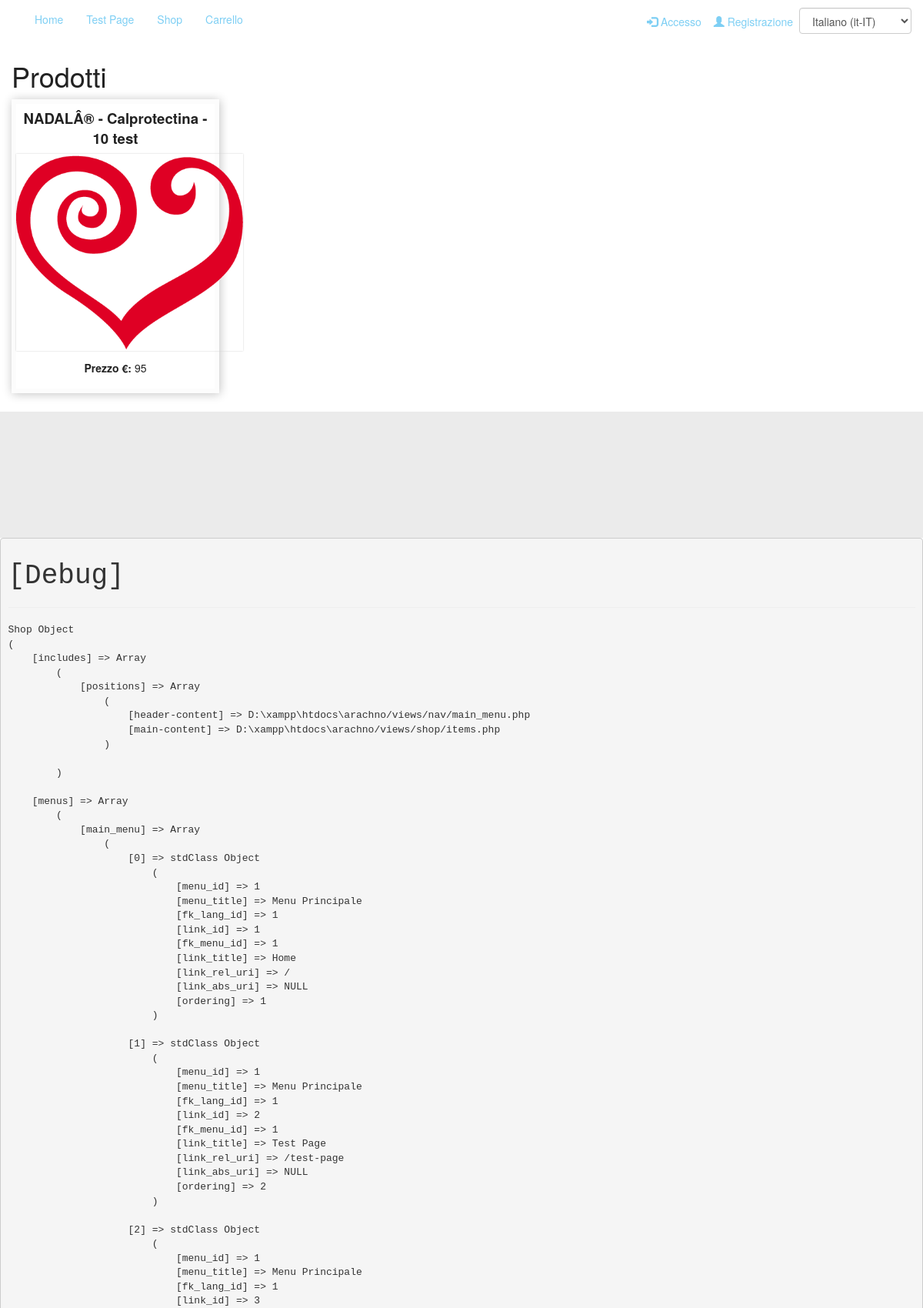
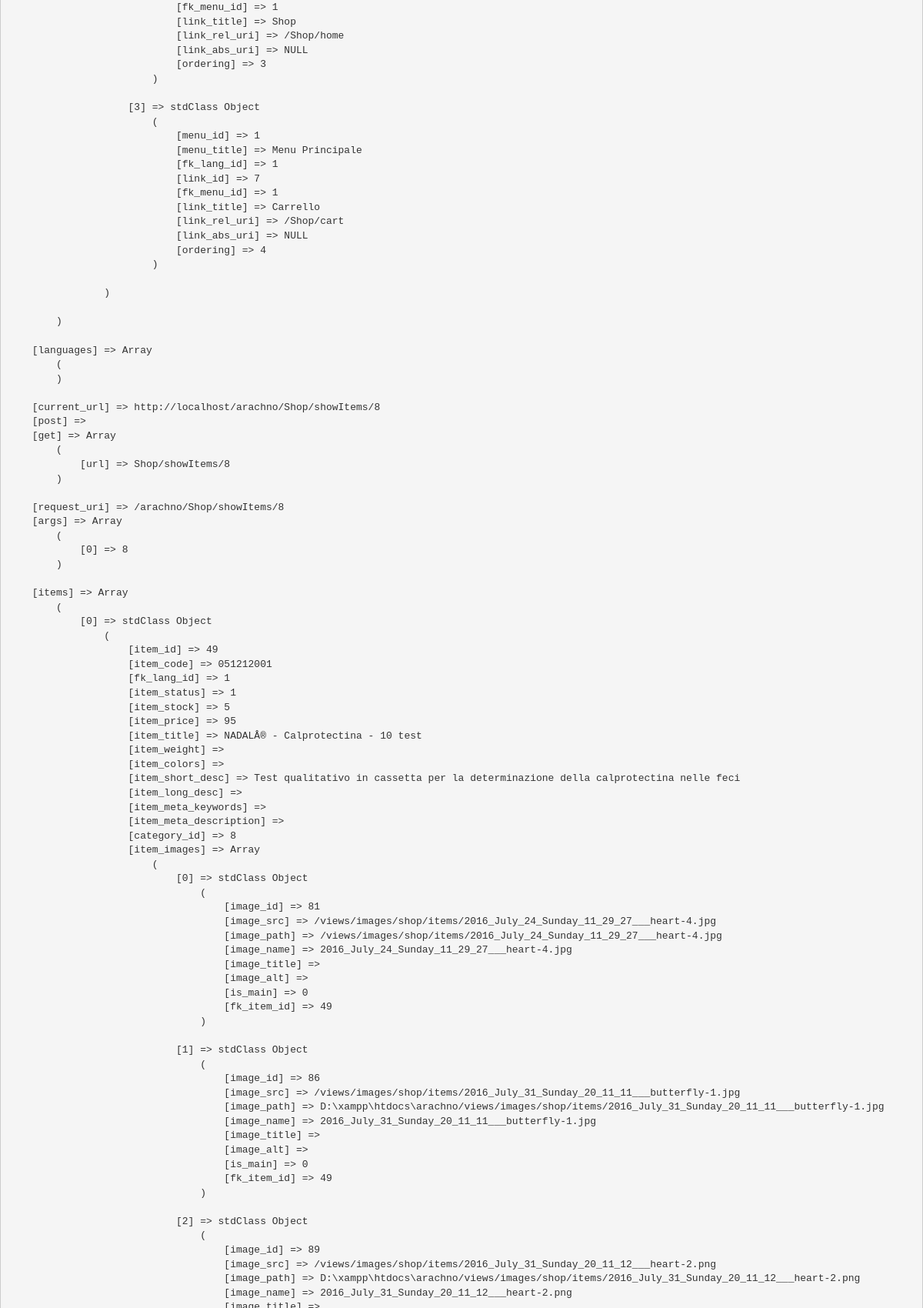
The app's page /Shop/showItems/8 (upper part) with its own data (2 pictures, top to bottom).
### tables this page shows
CREATE TABLE `acms_menus` (
  `menu_id` int(11) NOT NULL,
  `menu_title` varchar(100) NOT NULL,
  `fk_lang_id` int(11) NOT NULL
);

CREATE TABLE `acms_menus_links` (
  `link_id` int(11) NOT NULL,
  `fk_menu_id` int(11) NOT NULL,
  `link_title` varchar(100) NOT NULL,
  `link_rel_uri` varchar(150) NOT NULL,
  `link_abs_uri` varchar(200) NOT NULL,
  `fk_lang_id` int(11) NOT NULL,
  `ordering` int(11) DEFAULT NULL
);

CREATE TABLE `acms_items_has_categories` (
  `item_id` int(11) NOT NULL,
  `category_id` int(11) NOT NULL
);

CREATE TABLE `acms_shop_items` (
  `item_id` int(11) NOT NULL,
  `item_code` varchar(45) DEFAULT NULL,
  `fk_lang_id` int(11) NOT NULL,
  `item_status` tinyint(1) DEFAULT '0',
  `item_stock` int(11) DEFAULT NULL,
  `item_price` float DEFAULT NULL,
  `item_title` varchar(100) DEFAULT NULL,
  `item_weight` varchar(45) DEFAULT NULL,
  `item_colors` varchar(45) DEFAULT NULL,
  `item_short_desc` varchar(100) DEFAULT NULL,
  `item_long_desc` text,
  `item_meta_keywords` varchar(150) DEFAULT NULL,
  `item_meta_description` varchar(150) DEFAULT NULL
);

CREATE TABLE `acms_shop_items_images` (
  `image_id` int(11) NOT NULL,
  `image_src` varchar(256) DEFAULT NULL,
  `image_path` varchar(256) DEFAULT NULL,
  `image_name` varchar(100) DEFAULT NULL,
  `image_title` varchar(100) DEFAULT NULL,
  `image_alt` varchar(100) DEFAULT NULL,
  `is_main` tinyint(1) DEFAULT '0',
  `fk_item_id` int(11) NOT NULL
);

### controllers/Shop.php (called while the page is built, shortened)
<?php
class Shop extends Controller
{
    public function showItems($args)
    {
        $this->menus["main_menu"] = $this->getModel('MenuModel')->selectMenuDataById(1);
        $shop_model = $this->getModel('ShopModel');
        if( isset($args[0]) && is_numeric($args[0]) ){
            $this->items = $shop_model->getItemsByCategory($args[0], TRUE, Lang::$lang_id);
        }else{
            $this->items = $shop_model->getItems(Lang::$lang_id);
        }
        $this->getView('pages/page_default');
    }
}

### index.php (called while the page is built, shortened)
<?php
require_once(__DIR__.'/Config.php');
require_once(Config::$abs_path.'/libs/php/Database.php');
require_once(Config::$abs_path.'/controllers/Controller.php');
(new App());

### libs/php/Database.php (called while the page is built, shortened)
<?php
class Database
{
    public $mysqli;
    public $results;
    public function __construct()
    {
        $this->mysqli = new mysqli( Config::$db_host, Config::$db_user, Config::$db_pass, Config::$db_name);
    }
    public function queryExec($query='')
    {
        $_query = str_replace("#_", Config::$db_prefix, $query);
        if (!$this->results = $this->mysqli->query($_query)) {
            echo "<b>Database() say: </b>query problems<br>";
            echo "Query: " . $_query . "<br>";
            echo "Errno: " . $this->mysqli->errno . "<br>";
            echo "Error: " . $this->mysqli->error . "<br>";
            exit;
        }
        return $this->results;
    }
}

### models/MenuModel.php (called while the page is built)
<?php
class MenuModel extends Model
{
    public function selectMenuDataById($menu_id = 0)
    {
        $query =
            "SELECT * "
          . "FROM #_menus "
          . "LEFT JOIN #_menus_links ON #_menus_links.fk_menu_id = $menu_id "
          . "WHERE #_menus.menu_id = $menu_id "
          . "ORDER BY `ordering` ";
        $this->results = $this->queryExec($query);
        $data = array();
        while ($obj = $this->results->fetch_object()){
            array_push($data, $obj);
        }
        return $data;
    }
}

### models/ShopModel.php (called while the page is built, shortened)
<?php
class ShopModel extends Model
{
    function getItemsByCategory($category_id, $status=NULL, $lang_id=NULL)
    {
        $query =
           "SELECT * FROM #_shop_items
            JOIN #_items_has_categories ON #_shop_items.item_id = #_items_has_categories.item_id
            WHERE #_items_has_categories.category_id = '$category_id' ";
        if($lang_id!==NULL){
            $query .= "AND #_shop_items.fk_lang_id = '$lang_id' ";
        }
        if($status!==NULL){
            $query .= "AND #_shop_items.item_status = '$status' ";
        }
        $this->results = $this->queryExec($query);
        $data = array();
        while($item_obj = $this->results->fetch_object()){
            array_push($data, $item_obj);
        }
        foreach($data as $item_obj){
            $query_images = "SELECT * FROM #_shop_items_images WHERE #_shop_items_images.fk_item_id = '$item_obj->item_id'";
            $item_images_results = $this->queryExec($query_images);
        }
        if(!$this->results){
            return FALSE;
        }else{
            return $data;
        }
    }
}

### views/shop/items.php (the view)
<div class="items">
    <h1><?=Lang::$products?></h1>
    <div class="items_list">
        <div class="row">
        <?php if(count($this->items) > 0):?>
            <?php foreach($this->items as $curr_item):?>
                <div class="col-xs-12 col-sm-6 col-md-4 col-lg-3 current_item_wrapper">
                    <div class="current_item">
                        <a href="<?=Config::$web_path?>/Shop/showItem/<?=$curr_item->item_id;?>">
                            <div class="current_item_title">
                                <?=$curr_item->item_title;?>
                            </div>
                            <div class="current_item_image">
                                <?php foreach($curr_item->item_images as $curr_img_key => $curr_img_obj):?>
                                    <?php if($curr_img_obj->is_main == TRUE):?>
                                        <img src="<?=Config::$web_path . $curr_item->item_images[$curr_img_key]->image_src;?>" alt="<?=$curr_item->item_images[$curr_img_key]->image_alt;?>" title="<?=$curr_item->item_images[$curr_img_key]->image_title;?>" />
                                    <?php endif;?>
                                <?php endforeach;?>
                            </div>
                            <div class="current_item_price">
                                <label><?=Lang::$item_price?>: </label>
                                <?=$curr_item->item_price;?>
                            </div>
                        </a>
                    </div>
                </div>
            <?php endforeach;?>
        <?php endif;?>
        </div>
    </div>
</div>

### views/nav/main_menu.php
<div class="main_menu">
    <div class="main_menu_wrapper">
        <?php if(isset($this->menus["main_menu"])): ?>
                <div id="navbar" class="navbar-collapse collapse">
                    <ul class="nav navbar-nav">
                    <?php foreach($this->menus["main_menu"] as $menu_link): ?>
                        <?php
                            $uri = Config::$web_path;
                            if(isset($menu_link->link_rel_uri)){
                                $uri.=$menu_link->link_rel_uri;
                            }else if(isset($menu_link->link_abs_uri)){
                                $uri.=$menu_link->link_abs_uri;
                            }
                        ?>
                        <li>
                            <a
                                href = "<?=$uri?>"
                                target = "_self"
                                title= "<?=$menu_link->link_title?>"
                                alt  = "<?=$menu_link->link_title?>"
                            >
                                <?=$menu_link->link_title?>
                            </a>
                        </li>
                    <?php endforeach; ?>
                    </ul>
                    <ul class="nav navbar-nav navbar-right">
                        <li>
                            <p style="margin: 18px 8px auto 8px;">
                                <a href="<?=Config::$web_path;?>/User/login/redirect/User/login">
                                    <span class="glyphicon glyphicon-log-in"></span>
                                    <?=Lang::$login;?>
                                </a>
                            </p>
                        </li>
                        <li>
                            <p style="margin: 18px 8px auto 8px;">
                                <a href="<?=Config::$web_path;?>/User/register">
                                    <span class="glyphicon glyphicon-user"></span>
                                    <?=Lang::$register;?>
                                </a>
                            </p>
                        </li>
                        <li>
                            <p>
                                <?php include(__DIR__ . '/lang_menu.php');?>
                            </p>
                        </li>
                    </ul>
                </div>
        <?php endif;?>
    </div>
</div>

### css/app_style.css (style rules this page uses)
a, a:hover, a:focus, a:visited { text-decoration: none; }

### themes/default/css/theme.css (style rules this page uses)
html, body { color: #222; }
a { color: #7ecff4; }

### themes/default/css/theme_shop.css (style rules this page uses)
.items .current_item { width: 100%; border: 6px solid #fcfcfc; box-shadow: 1px 1px 12px #c2c2c2; }
.items .current_item a { text-decoration: none; color: #222; }
.items .current_item_title { padding: 6px 3px 6px 3px; font-size: 14pt; font-weight: bold; text-align: center; }
.items .current_item_image { width: 100%; text-align: center; }
.items .current_item_image img { width: auto; max-height: 256px; box-shadow: 0px 0px 2px #ccc; }
.items .current_item_price { padding: 12px 3px 12px 3px; text-align: center; }

### records on screen
acms_menus: acms_menus_links.link_title "Home", acms_menus_links.link_title "Test Page", acms_menus_links.link_title "Shop", acms_menus_links.link_title "Carrello"
acms_items_has_categories: item.item_title "NADALÂ® - Calprotectina - 10 test", item.item_price "95"
acms_shop_items_images: image_src (picture)

### other values on screen
Lang::$login "Accesso"
Lang::$register "Registrazione"
Lang::$products "Prodotti"
